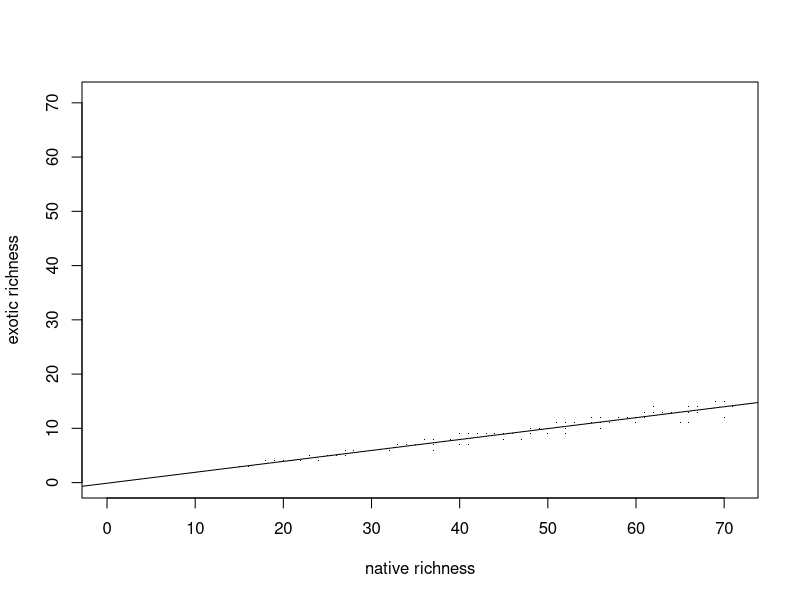
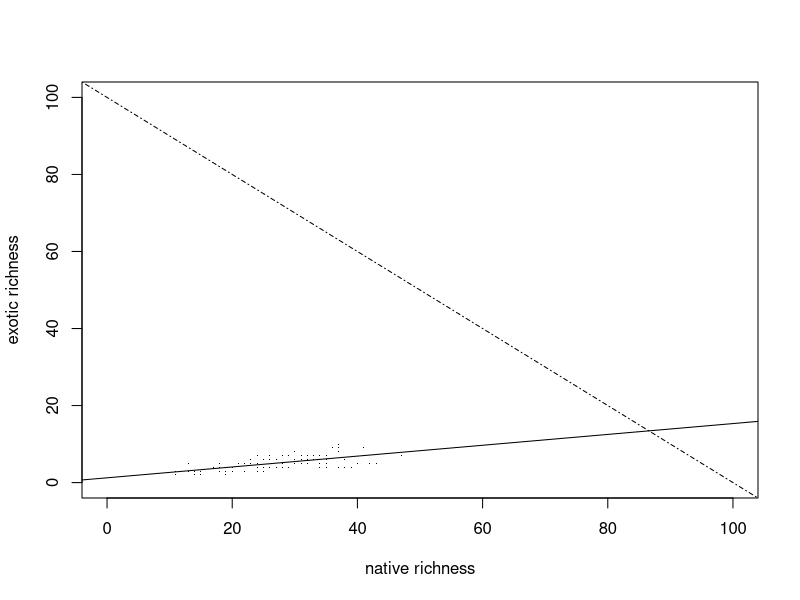
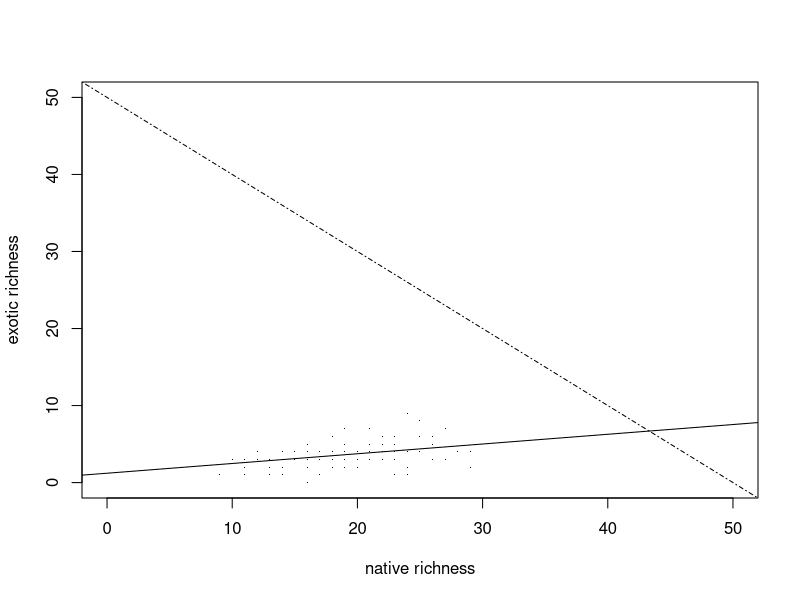
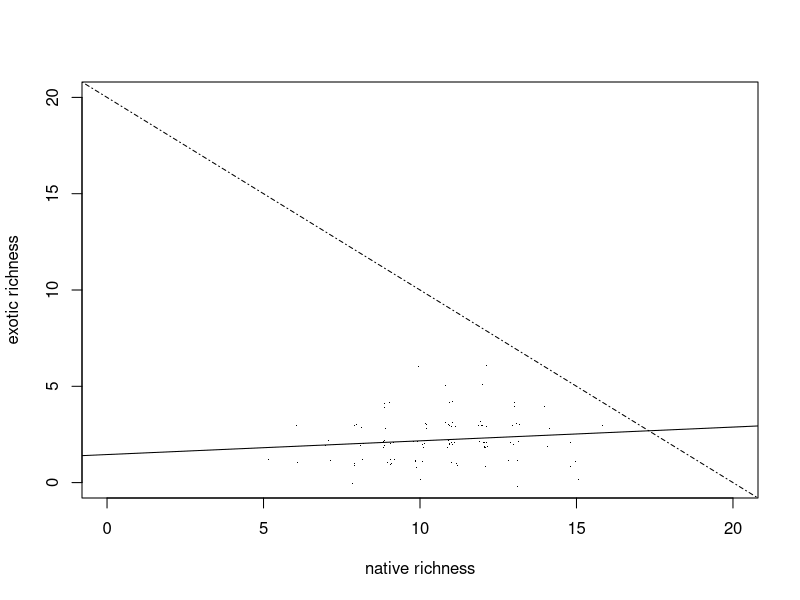
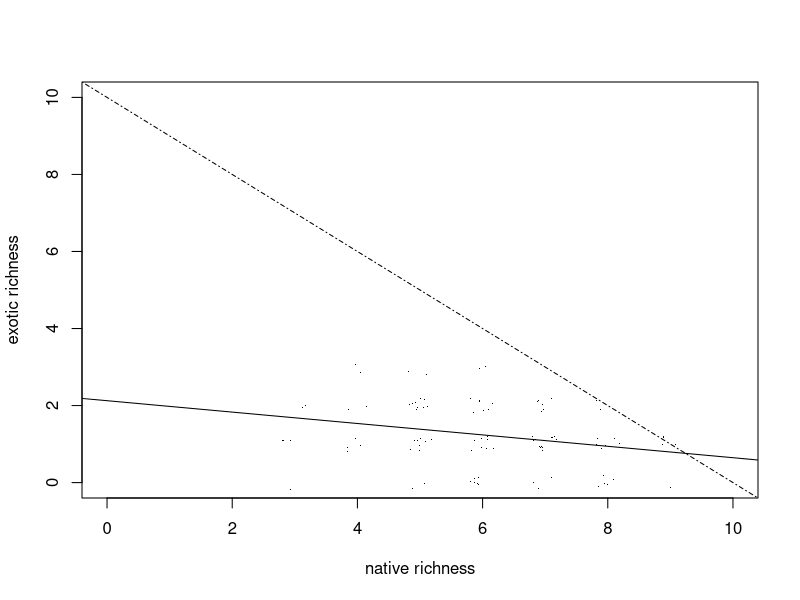
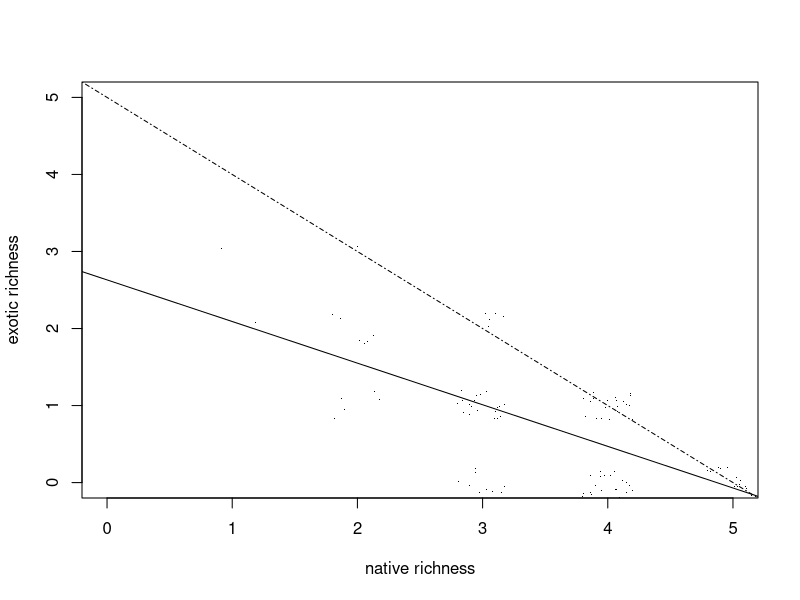

These charts were generated, in order, by the following R code: (Note: a time limit stopped this script after it produced the figures.)
## Emily Herstoff
## April 10, 2014
## Null models and spatial distributions

#####=========================================================================================
## from Fridley 2004 code ########
#####=========================================================================================

##Simulation of native-exotic richness relationship in randomly constructed communities

#Sampled with different sample sizes

#Written for SPlus 6.0



#Jason D. Fridley

#CB 3280, Coker Hall

#University of North Carolina at Chapel Hill

#Chapel Hill, NC 27312

#phone 919.962.6934

#fridley@unc.edu

##########################################################
#Parameters  												  
##########################################################

reps<- 100			
#number of replicates for each sample size

samps <- c(5,10,20,50,100,800)	
#sample sizes, in number of represented individuals

pool.range <- c(20,100)		
#range of species richness of total species pool (includes natives, exotics, and "bare spaces")

NEprop<- c(.75,.15,.1)		
#proportion of, respectively, natives, exotics, and bare spaces in pool (totals to 1)

##########################################################

#Output holding array:

#	row 1 is native richness
#	row 2 is exotic richness
#	columns are sample sizes
#	3rd dimension is replicates, of length [reps]

output_array<- array(data = 0, dim = c(2,length(samps), reps))
## output_array(0,dim=c(2,length(samps),reps))

## output_array<- matrix(data=0,nrow=dim(2,length(samps))),ncol=length(reps))

tot.pool<- round(runif(reps,pool.range[1],pool.range[2]))	
#randomly generate [reps]-length vector of total pool sizes


#LOOP over replicates
for (j in 1:reps){
  #determine pool composition for replicate 
  natives <- paste("N",c(1:round(NEprop[1]*tot.pool[j])))	#list of native species  
  exotics <-paste("E",c(1:round(NEprop[2]*tot.pool[j])))	#list of exotic species
  zeros <- paste("Z",c(1:round(NEprop[3]*tot.pool[j])))	#list of free spaces  
  allspp <- c(natives,exotics,zeros)				#list of all species and blanks
    
  #randomly construct simulated community
  ind.vec <- floor(rlnorm(length(allspp),8,1))		
  #create list of abundances for each species, from lognormal abundance distribution 
  comm <- rep(allspp[1],ind.vec[1])				
  #populate first species in pool with its associated abundance
  
  for(i in 2:length(allspp)) {				#loop over all remaining species    
    comm <- c(comm,rep(allspp[i],ind.vec[i]))		
    #populate remaining species with associated abundances   
  }		#close loop
  
    
  #sample community using different sample sizes
  for(i in 1:length(samps)) {						
    #LOOP for different sample sizes
    rs <- sample(comm,samps[i])					#draw randomly from community pool of individuals with given sample size
    output_array[1,i,j] <- length(unique(rs[is.element(rs,natives)]))	#total richness of natives in the sample
    output_array[2,i,j] <- length(unique(rs[is.element(rs,exotics)]))	#total richness of exotics in the sample    
  }	#end sample size loop	
  
}		#end replicate loop


##########################################################
#Graphical output
##########################################################

#Plot native-exotic richness relationship of largest sampling size
plot(output_array[1,6,],output_array[2,6,],pch=".",xlab="native richness",ylab="exotic richness",
     xlim=c(0,max(output_array[1:2,6,])),ylim=c(0,max(output_array[1:2,6,])))
abline(lsfit(output_array[1,6,],output_array[2,6,]))		#least-squares regression line


#Plot native-exotic richness relationship of next smallest sampling size
plot(output_array[1,5,],output_array[2,5,],pch=".",xlab="native richness",ylab="exotic richness",
     xlim=c(0,samps[5]),ylim=c(0,samps[5]))
abline(lsfit(output_array[1,5,],output_array[2,5,]))		#least-squares regression line
abline(samps[5],-1,lty=4)				#data constraint envelope, based on sample size


#Plot native-exotic richness relationship of next smallest sampling size
plot(output_array[1,4,],output_array[2,4,],pch=".",xlab="native richness",ylab="exotic richness",
     xlim=c(0,samps[4]),ylim=c(0,samps[4]))
abline(lsfit(output_array[1,4,],output_array[2,4,]))		#least-squares regression line
abline(samps[4],-1,lty=4)				#data constraint envelope, based on sample size


#Plot native-exotic richness relationship of next smallest sampling size
plot(jitter(output_array[1,3,]),jitter(output_array[2,3,]),pch=".",xlab="native richness",ylab="exotic richness",
     xlim=c(0,samps[3]),ylim=c(0,samps[3]))
abline(lsfit(output_array[1,3,],output_array[2,3,]))		#least-squares regression line
abline(samps[3],-1,lty=4)				#data constraint envelope, based on sample size


#Plot native-exotic richness relationship of next smallest sampling size
plot(jitter(output_array[1,2,]),jitter(output_array[2,2,]),pch=".",xlab="native richness",ylab="exotic richness",
     xlim=c(0,samps[2]),ylim=c(0,samps[2]))
abline(lsfit(output_array[1,2,],output_array[2,2,]))		#least-squares regression line
abline(samps[2],-1,lty=4)				#data constraint envelope, based on sample size


#Plot native-exotic richness relationship of next smallest sampling size
plot(jitter(output_array[1,1,]),jitter(output_array[2,1,]),pch=".",xlab="native richness",ylab="exotic richness",
     xlim=c(0,samps[1]),ylim=c(0,samps[1]))
abline(lsfit(output_array[1,1,],output_array[2,1,]))		#least-squares regression line
abline(samps[1],-1,lty=4)				#data constraint envelope, based on sample size

######
## It works! Re-creates figure 1 from the paper. ##
#####=========================================================================================




############## Now playing with Emily I's dataset ############################################

## read in Emily's data from github
sp.ct <-   read.csv(file="speciescounts.csv")
site.gr <- read.csv(file="site_groupings.csv")

head(sp.ct)
  ##  Site Quadrat                 Species Count Origin
  ## 1 B1GH       1        Asarum canadense     2      N
  ## 2 B1GH       2  Dryopteris camyloptera     1      N
head(site.gr)
  ## Site    River Elevation
  ## 1 B1GH Ballston riverbank
  ## 2 B1GL Ballston riverbank


##########################################################
##Input a bunch of parameters to run the model, same as above.

reps.2 <- 100  		
#number of replicates for each sample size

samps.2 <- c(5,25,50,100)	
#sample sizes, in number of represented individuals

pool.range.2 <- c(20,100)		
#range of species richness of total species pool (includes natives, exotics, and "bare spaces")

NEprop.2 <- c(.71,.19,.1)		
#proportion of, respectively, natives, exotics, and bare spaces in pool (totals to 1)

##########################################################
#Output holding array:

#  row 1 is native richness
#	 row 2 is exotic richness
#	 columns are sample sizes
#	 3rd dimension is replicates, of length [reps]

## Create an array for species.
output_array.2<- array(data = 0, dim = c(2,length(samps.2), reps.2))

tot.pool.2<- round(runif(reps,pool.range[1],pool.range[2]))	
#randomly generate [reps]-length vector of total pool sizes


#LOOP over replicates
for (j in 1:reps){
  #determine pool composition for replicate 
  natives.2 <- paste("N",c(1:round(NEprop.2[1]*tot.pool.2[j])))	#list of native species  
  exotics.2 <-paste("E",c(1:round(NEprop.2[2]*tot.pool.2[j])))	#list of exotic species
  zeros.2 <- paste("Z",c(1:round(NEprop.2[3]*tot.pool.2[j])))	#list of free spaces  
  allspp.2 <- c(natives,exotics,zeros)				#list of all species and blanks
  
  #randomly construct simulated community
  ind.vec.2 <- floor(rlnorm(length(allspp.2),8,1))		
  #create list of abundances for each species, from lognormal abundance distribution 
  comm.2 <- rep(allspp.2[1],ind.vec.2[1])				
  #populate first species in pool with its associated abundance
  
  for(i in 2:length(allspp)) {				#loop over all remaining species    
    comm <- c(comm,rep(allspp[i],ind.vec[i]))		
    #populate remaining species with associated abundances   
  }		#close loop
  
  
  #sample community using different sample sizes
  for(i in 1:length(samps.2)) {						
    #LOOP for different sample sizes
    rs.2 <- sample(comm.2,samps.2[i])					#draw randomly from community pool of individuals with given sample size
    output_array.2[1,i,j] <- length(unique(rs.2[is.element(rs.2,natives.2)]))	#total richness of natives in the sample
    output_array.2[2,i,j] <- length(unique(rs.2[is.element(rs.2,exotics.2)]))	#total richness of exotics in the sample    
  }	#end sample size loop	
}		#end replicate loop


##########################################################
#Graphical output
##########################################################

#Plot native-exotic richness relationship of largest sampling size
plot(output_array[1,6,],output_array[2,6,],pch=".",xlab="native richness",ylab="exotic richness",
     xlim=c(0,max(output_array[1:2,6,])),ylim=c(0,max(output_array[1:2,6,])))
abline(lsfit(output_array[1,6,],output_array[2,6,]))		#least-squares regression line


#Plot native-exotic richness relationship of next smallest sampling size
plot(output_array[1,5,],output_array[2,5,],pch=".",xlab="native richness",ylab="exotic richness",
     xlim=c(0,samps[5]),ylim=c(0,samps[5]))
abline(lsfit(output_array[1,5,],output_array[2,5,]))		#least-squares regression line
abline(samps[5],-1,lty=4)				#data constraint envelope, based on sample size


#Plot native-exotic richness relationship of next smallest sampling size
plot(output_array[1,4,],output_array[2,4,],pch=".",xlab="native richness",ylab="exotic richness",
     xlim=c(0,samps[4]),ylim=c(0,samps[4]))
abline(lsfit(output_array[1,4,],output_array[2,4,]))		#least-squares regression line
abline(samps[4],-1,lty=4)				#data constraint envelope, based on sample size


#Plot native-exotic richness relationship of next smallest sampling size
plot(jitter(output_array[1,3,]),jitter(output_array[2,3,]),pch=".",xlab="native richness",ylab="exotic richness",
     xlim=c(0,samps[3]),ylim=c(0,samps[3]))
abline(lsfit(output_array[1,3,],output_array[2,3,]))		#least-squares regression line
abline(samps[3],-1,lty=4)				#data constraint envelope, based on sample size


#Plot native-exotic richness relationship of next smallest sampling size
plot(jitter(output_array[1,2,]),jitter(output_array[2,2,]),pch=".",xlab="native richness",ylab="exotic richness",
     xlim=c(0,samps[2]),ylim=c(0,samps[2]))
abline(lsfit(output_array[1,2,],output_array[2,2,]))		#least-squares regression line
abline(samps[2],-1,lty=4)				#data constraint envelope, based on sample size


#Plot native-exotic richness relationship of next smallest sampling size
plot(jitter(output_array[1,1,]),jitter(output_array[2,1,]),pch=".",xlab="native richness",ylab="exotic richness",
     xlim=c(0,samps[1]),ylim=c(0,samps[1]))
abline(lsfit(output_array[1,1,],output_array[2,1,]))		#least-squares regression line
abline(samps[1],-1,lty=4)				#data constraint envelope, based on sample size

######
## It works! Re-creates figure 1 from the paper. ##
